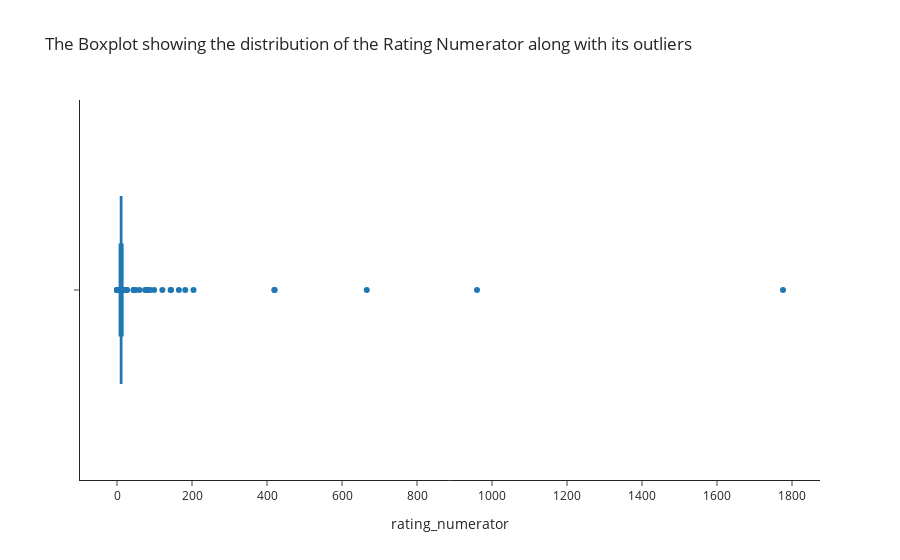

Notebook code cell kept with this figure:
### Code cell
# creating a boxplot for the rating numerator column
fig = px.box(twitter_archive_clean, x = "rating_numerator", 
             title = 'The Boxplot showing the distribution of the Rating Numerator along with its outliers',
            template = 'simple_white')
fig.show()

### Figure 1 — Plotly figure (JSON) as saved in the notebook; plotly's stock layout.template omitted (floating-point values rounded to 4 significant figures; data arrays with more than 128 entries replaced by an {"elided": "..."} marker saying what was removed)
{"data": [{"alignmentgroup": "True", "hovertemplate": "rating_numerator=%{x}<extra></extra>", "legendgroup": "", "marker": {"color": "#1F77B4"}, "name": "", "notched": false, "offsetgroup": "", "orientation": "h", "showlegend": false, "type": "box", "x": {"elided": "2175 int values"}, "x0": " ", "xaxis": "x", "y0": " ", "yaxis": "y"}], "layout": {"boxmode": "group", "legend": {"tracegroupgap": 0}, "title": {"text": "The Boxplot showing the distribution of the Rating Numerator along with its outliers"}, "xaxis": {"anchor": "y", "domain": [0, 1], "title": {"text": "rating_numerator"}}, "yaxis": {"anchor": "x", "domain": [0, 1]}}}
